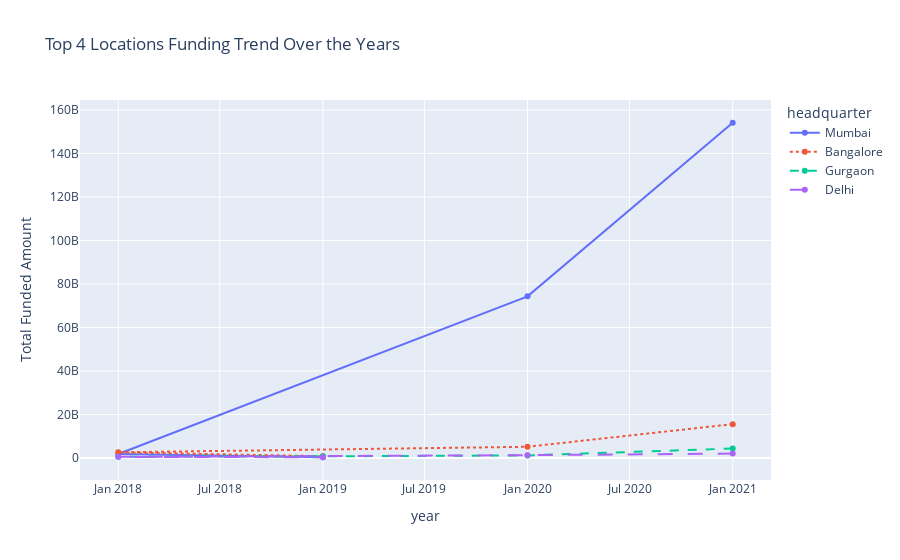

The cell this chart's notebook holds for it:
### Markdown cell above
#### **Funding Trend by Top Locations**

### Code cell
from matplotlib.dates import YearLocator
df['year'] = pd.to_datetime(df['year'], format='%Y')
location_trend = df.groupby(['headquarter', 'year'])['amount'].sum().sort_values(ascending=False)
top_locations = location_trend.groupby('headquarter').sum().nlargest(4).index
# Filter the original DataFrame for the top 5 locations
location_trend_top4 = location_trend[location_trend.index.get_level_values('headquarter').isin(top_locations)].reset_index()
# Set 'year' as the index for the grouped data
# Reset the index to use 'year' as a column
location_trend_top4_reset = location_trend_top4.reset_index()

# Create a line plot using Plotly Express
fig = px.line(location_trend_top4_reset, x='year', y='amount', color='headquarter',
              markers=True, title='Top 4 Locations Funding Trend Over the Years',
              labels={'amount': 'Total Funded Amount'}, line_dash='headquarter')

# Show the plot
fig.show()
plt.show()

### Figure 1 — Plotly figure (JSON) as saved in the notebook; plotly's stock layout.template omitted (floating-point values rounded to 4 significant figures)
{"data": [{"hovertemplate": "headquarter=Mumbai<br>year=%{x}<br>Total Funded Amount=%{y}<extra></extra>", "legendgroup": "Mumbai", "line": {"color": "#636efa", "dash": "solid"}, "marker": {"symbol": "circle"}, "mode": "lines+markers", "name": "Mumbai", "orientation": "v", "showlegend": true, "type": "scatter", "x": ["2021-01-01T00:00:00", "2020-01-01T00:00:00", "2018-01-01T00:00:00", "2019-01-01T00:00:00"], "xaxis": "x", "y": [154129850000, 74341691500, 1842373200, 372500000], "yaxis": "y"}, {"hovertemplate": "headquarter=Bangalore<br>year=%{x}<br>Total Funded Amount=%{y}<extra></extra>", "legendgroup": "Bangalore", "line": {"color": "#EF553B", "dash": "dot"}, "marker": {"symbol": "circle"}, "mode": "lines+markers", "name": "Bangalore", "orientation": "v", "showlegend": true, "type": "scatter", "x": ["2021-01-01T00:00:00", "2020-01-01T00:00:00", "2018-01-01T00:00:00", "2019-01-01T00:00:00"], "xaxis": "x", "y": [15570535000, 5176849358, 2627115852, 824900000], "yaxis": "y"}, {"hovertemplate": "headquarter=Gurgaon<br>year=%{x}<br>Total Funded Amount=%{y}<extra></extra>", "legendgroup": "Gurgaon", "line": {"color": "#00cc96", "dash": "dash"}, "marker": {"symbol": "circle"}, "mode": "lines+markers", "name": "Gurgaon", "orientation": "v", "showlegend": true, "type": "scatter", "x": ["2021-01-01T00:00:00", "2020-01-01T00:00:00", "2019-01-01T00:00:00", "2018-01-01T00:00:00"], "xaxis": "x", "y": [4368285000, 1197309500, 785200000, 582493180], "yaxis": "y"}, {"hovertemplate": "headquarter=Delhi<br>year=%{x}<br>Total Funded Amount=%{y}<extra></extra>", "legendgroup": "Delhi", "line": {"color": "#ab63fa", "dash": "longdash"}, "marker": {"symbol": "circle"}, "mode": "lines+markers", "name": "Delhi", "orientation": "v", "showlegend": true, "type": "scatter", "x": ["2021-01-01T00:00:00", "2020-01-01T00:00:00", "2018-01-01T00:00:00", "2019-01-01T00:00:00"], "xaxis": "x", "y": [2061695000, 1301484200, 530366440, 355300000], "yaxis": "y"}], "layout": {"legend": {"title": {"text": "headquarter"}, "tracegroupgap": 0}, "title": {"text": "Top 4 Locations Funding Trend Over the Years"}, "xaxis": {"anchor": "y", "domain": [0, 1], "title": {"text": "year"}}, "yaxis": {"anchor": "x", "domain": [0, 1], "title": {"text": "Total Funded Amount"}}}}
